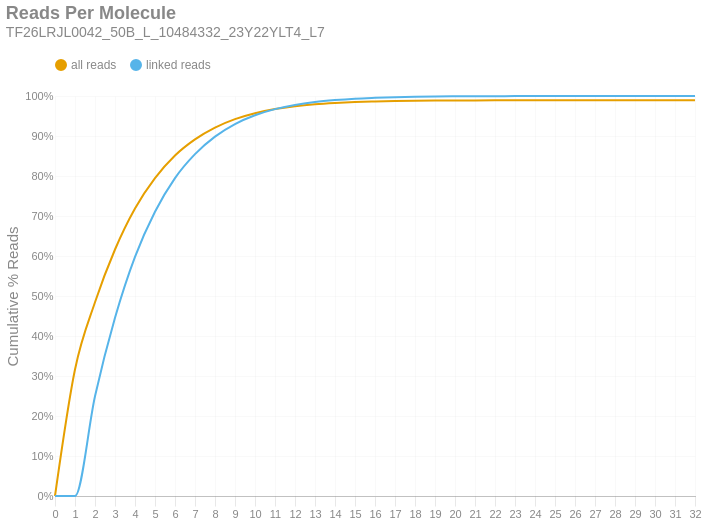

Notebook code for this chart:
### Markdown cell above
### Reads per Molecule
This chart shows the cumulative distribution of the number of reads per linked molecule. That is, how many alignments are associated with a unique molecule. This excludes the number of reads associated with invalid or absent linked-read barcodes. The `linked` histogram is the percentages recalculated when disregarding singletons.

### Code cell
if SKIPLR:
    print_html(f"Skipped")
else:
    counts = np.bincount(valids['reads'].cast(pl.Int64).to_numpy())
    weighted = counts * np.arange(len(counts))
    all_perc = weighted / n_reads
    linked_perc = weighted / n_linked_reads
    linked_perc[1] = 0
    binned_df = pl.DataFrame({
        'readsper': list(range(len(counts))),
        'all reads (cumsum)': np.cumsum(all_perc).tolist(),
        'linked reads (cumsum)': np.cumsum(linked_perc).tolist(),
    })

    with SafeRender(binned_df):
        (
            density_plot(binned_df, 'Reads Per Molecule', samplename, 'readspmol')
            .encode(
                x=alt.X('readsper:O', title=None).axis(labelAngle=0).scale(padding=0),
                y=alt.Y('value:Q', title='Cumulative % Reads').axis(format='%').stack(False),
                color=alt.Color("key:N").scale(domain=["all reads", "linked reads"]),
                tooltip=[
                    alt.Tooltip("key:N", title="Data Type"),
                    alt.Tooltip("readsper:O", title="Reads Per Molecule"),
                    alt.Tooltip("value:Q", format=".2%", title="% Reads (Cum.)")
                ]            
            )
        ).display()

### Figure 1 — Vega-Lite specification as saved in the notebook (floating-point values rounded to 4 significant figures)
{"width": "container", "height": 400, "config": {"title": {"anchor": "start", "dy": -15, "fontSize": 18, "color": "#888888", "subtitleColor": "#888888", "subtitleFontSize": 14}, "arc": {"fill": "#0072B2"}, "axis": {"domainColor": "#888888", "domainWidth": 0.5, "gridWidth": 0.2, "grid": false, "titleFontWeight": 400, "titleFontSize": 15, "labelFontSize": 11, "labelColor": "#888888", "tickColor": "#888888", "tickWidth": 0.2, "titleColor": "#888888"}, "axisBand": {"grid": false}, "axisX": {"grid": true, "tickSize": 10, "domainCap": "round"}, "axisY": {"domain": false, "grid": true, "tickSize": 0, "domainCap": "round"}, "background": "transparent", "header": {"labelFontSize": 15, "labelColor": "#888888", "titleFontSize": 15, "titleFontWeight": 600, "titleColor": "#888888"}, "legend": {"labelFont": "sans-serif", "labelFontSize": 12, "labelColor": "#888888", "symbolSize": 100, "symbolType": "circle", "titleFontSize": 12, "titlePadding": 10, "titleColor": "#888888", "title": null, "orient": "top"}, "range": {"category": ["#E69F00", "#56B4E9", "#009E73", "#F0E442", "#0072B2", "#D55E00", "#CC79A7", "#000000"], "diverging": ["#cfe8f3", "#a2d4ec", "#73bfe2", "#46abdb", "#1696d2", "#12719e"]}, "area": {"fill": "#0072B2", "fillOpacity": 0.7, "line": true, "strokeOpacity": 0.7}, "line": {"color": "#0072B2", "stroke": "#0072B2", "strokeWidth": 2}, "trail": {"color": "#0072B2", "stroke": "#0072B2", "strokeWidth": 0, "size": 1}, "point": {"filled": true, "fillOpacity": 1.0, "size": 95}, "text": {"color": "#888888", "fontSize": 11, "align": "right", "fontWeight": 400, "size": 11}, "bar": {"fill": "#0072B2", "stroke": null}, "view": {"stroke": null, "continuousWidth": 660, "continuousHeight": 400}}, "data": {"name": "data-985b00d3c7cfdd94575cf9f2c783316a"}, "mark": {"type": "line", "interpolate": "monotone", "point": {"opacity": 0, "size": 275}}, "encoding": {"color": {"field": "key", "scale": {"domain": ["all reads", "linked reads"]}, "type": "nominal"}, "tooltip": [{"field": "key", "title": "Data Type", "type": "nominal"}, {"field": "readsper", "title": "Reads Per Molecule", "type": "ordinal"}, {"field": "value", "format": ".2%", "title": "% Reads (Cum.)", "type": "quantitative"}], "x": {"axis": {"labelAngle": 0}, "field": "readsper", "scale": {"padding": 0}, "title": null, "type": "ordinal"}, "y": {"axis": {"format": "%"}, "field": "value", "stack": false, "title": "Cumulative % Reads", "type": "quantitative"}}, "params": [{"name": "param_c36ac31b6afebe62", "select": {"type": "point", "fields": ["key"]}, "bind": "legend"}], "title": {"text": "Reads Per Molecule", "subtitle": "TF26LRJL0042_50B_L_10484332_23Y22YLT4_L7"}, "transform": [{"fold": ["all reads (cumsum)", "linked reads (cumsum)"]}, {"calculate": "replace(datum.key, ' (cumsum)', '')", "as": "key"}, {"filter": {"param": "param_c36ac31b6afebe62"}}], "usermeta": {"embedOptions": {"downloadFileName": "TF26LRJL0042_50B_L_10484332_23Y22YLT4_L7.readspmol"}}, "$schema": "https://vega.github.io/schema/vega-lite/v6.4.1.json", "datasets": {"data-985b00d3c7cfdd94575cf9f2c783316a": [{"readsper": 0, "all reads (cumsum)": 0.0, "linked reads (cumsum)": 0.0}, {"readsper": 1, "all reads (cumsum)": 0.3164, "linked reads (cumsum)": 0.0}, {"readsper": 2, "all reads (cumsum)": 0.4842, "linked reads (cumsum)": 0.2495}, {"readsper": 3, "all reads (cumsum)": 0.6163, "linked reads (cumsum)": 0.4456}, {"readsper": 4, "all reads (cumsum)": 0.7188, "linked reads (cumsum)": 0.5979}, {"readsper": 5, "all reads (cumsum)": 0.7947, "linked reads (cumsum)": 0.7107}, {"readsper": 6, "all reads (cumsum)": 0.8513, "linked reads (cumsum)": 0.7948}, {"readsper": 7, "all reads (cumsum)": 0.8916, "linked reads (cumsum)": 0.8547}, {"readsper": 8, "all reads (cumsum)": 0.921, "linked reads (cumsum)": 0.8984}, {"readsper": 9, "all reads (cumsum)": 0.9421, "linked reads (cumsum)": 0.9298}, {"readsper": 10, "all reads (cumsum)": 0.9569, "linked reads (cumsum)": 0.9517}, {"readsper": 11, "all reads (cumsum)": 0.9672, "linked reads (cumsum)": 0.9671}, {"readsper": 12, "all reads (cumsum)": 0.9744, "linked reads (cumsum)": 0.9777}, {"readsper": 13, "all reads (cumsum)": 0.9792, "linked reads (cumsum)": 0.9849}, {"readsper": 14, "all reads (cumsum)": 0.9825, "linked reads (cumsum)": 0.9898}, {"readsper": 15, "all reads (cumsum)": 0.9848, "linked reads (cumsum)": 0.9933}, {"readsper": 16, "all reads (cumsum)": 0.9863, "linked reads (cumsum)": 0.9954}, {"readsper": 17, "all reads (cumsum)": 0.9874, "linked reads (cumsum)": 0.9971}, {"readsper": 18, "all reads (cumsum)": 0.9881, "linked reads (cumsum)": 0.9982}, {"readsper": 19, "all reads (cumsum)": 0.9886, "linked reads (cumsum)": 0.9988}, {"readsper": 20, "all reads (cumsum)": 0.9888, "linked reads (cumsum)": 0.9992}, {"readsper": 21, "all reads (cumsum)": 0.989, "linked reads (cumsum)": 0.9995}, {"readsper": 22, "all reads (cumsum)": 0.9891, "linked reads (cumsum)": 0.9996}, {"readsper": 23, "all reads (cumsum)": 0.9892, "linked reads (cumsum)": 0.9997}, {"readsper": 24, "all reads (cumsum)": 0.9892, "linked reads (cumsum)": 0.9998}, {"readsper": 25, "all reads (cumsum)": 0.9893, "linked reads (cumsum)": 0.9999}, {"readsper": 26, "all reads (cumsum)": 0.9893, "linked reads (cumsum)": 0.9999}, {"readsper": 27, "all reads (cumsum)": 0.9893, "linked reads (cumsum)": 0.9999}, {"readsper": 28, "all reads (cumsum)": 0.9893, "linked reads (cumsum)": 1.0}, {"readsper": 29, "all reads (cumsum)": 0.9893, "linked reads (cumsum)": 1.0}, {"readsper": 30, "all reads (cumsum)": 0.9893, "linked reads (cumsum)": 1.0}, {"readsper": 31, "all reads (cumsum)": 0.9893, "linked reads (cumsum)": 1.0}, {"readsper": 32, "all reads (cumsum)": 0.9894, "linked reads (cumsum)": 1.0}]}}
